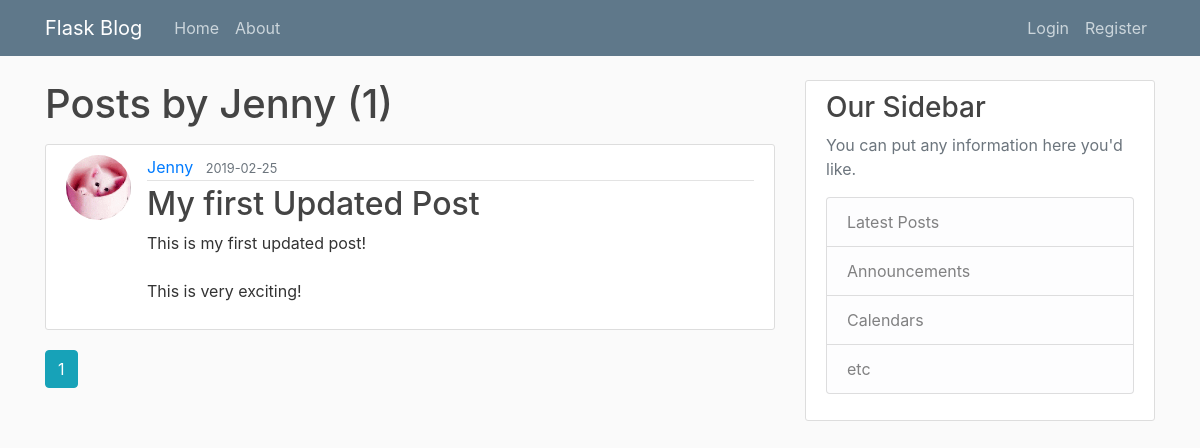
The app's page /user/Jenny, older data.
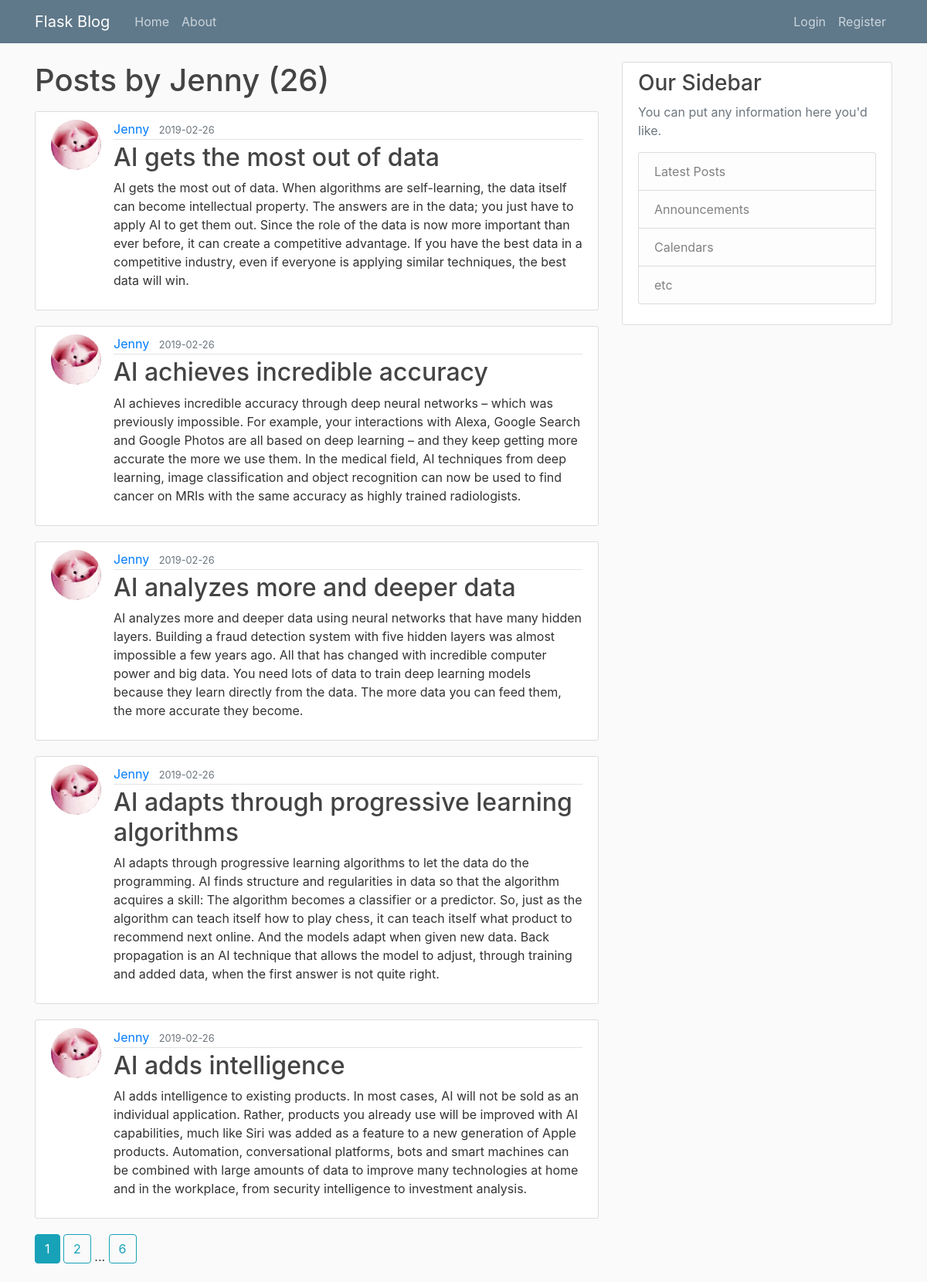
The same page, newer data.
### flaskblog/models.py (models this page shows, shortened)
class User(db.Model, UserMixin):
    id = db.Column(db.Integer, primary_key=True)
    username = db.Column(db.String(20), unique=True, nullable=False)
    email = db.Column(db.String(120), unique=True, nullable=False)
    image_file = db.Column(db.String(20), nullable=False, default='default.jpg')
    password = db.Column(db.String(60), nullable=False)
    posts = db.relationship('Post', backref='author', lazy=True)

class Post(db.Model):
    id = db.Column(db.Integer, primary_key=True)
    title = db.Column(db.String(100), nullable=False)
    date_posted = db.Column(db.DateTime, nullable=False, default=datetime.utcnow)
    content = db.Column(db.Text, nullable=False)
    user_id = db.Column(db.Integer, db.ForeignKey('user.id'), nullable=False)

### flaskblog/routes.py (the view)
@app.route("/user/<string:username>")
def user_posts(username):
    page = request.args.get('page', 1, type=int)
    user = User.query.filter_by(username=username).first_or_404()
    posts = Post.query.filter_by(author=user)\
        .order_by(Post.date_posted.desc())\
        .paginate(page=page, per_page=5)
    return render_template('user_posts.html', posts=posts, user=user)

### flaskblog/templates/user_posts.html
{% extends "layout.html" %}
{% block content %}
    <h1 class="mb-3">Posts by {{ user.username }} ({{ posts.total }})</h1>
    {% for post in posts.items %}
        <article class="media content-section">
          <img class="rounded-circle article-img" src="{{ url_for('static', filename='profile_pics/' + post.author.image_file) }}"></img>
          <div class="media-body">
            <div class="article-metadata">
              <a class="mr-2" href="{{ url_for('user_posts', username=post.author.username) }}">{{ post.author.username }}</a>
              <small class="text-muted">{{ post.date_posted.strftime('%Y-%m-%d') }}</small>
            </div>
            <h2><a class="article-title" href="{{ url_for('post', post_id=post.id) }}">{{ post.title }}</a></h2>
            <p class="article-content">{{ post.content }}</p>
          </div>
        </article>
    {% endfor %}
    {% for page_num in posts.iter_pages(left_edge=1, right_edge=1, left_current=1, right_current=2) %}
        {% if page_num %}
            {% if posts.page == page_num %}
                <a class="btn btn-info mb-4" href="{{ url_for('user_posts', username=user.username, page=page_num) }}">{{ page_num }}</a>
            {% else %}
                <a class="btn btn-outline-info mb-4" href="{{ url_for('user_posts', username=user.username, page=page_num) }}">{{ page_num }}</a>
        {% endif %}
        {% else %}
            ...
        {% endif %}
    {% endfor %}
{% endblock content %}

### flaskblog/templates/layout.html (shortened to what this page needs)
<!DOCTYPE html>
<html lang="en">
<head>
    <link rel="stylesheet" href="https://stackpath.bootstrapcdn.com/bootstrap/4.3.1/css/bootstrap.min.css">
    <link rel="stylesheet" type="text/css" href="{{ url_for('static', filename='main.css') }}">
</head>
<body>
    <header class="site-header">
      <nav class="navbar navbar-expand-md navbar-dark bg-steel fixed-top">
        <div class="container">
          <a class="navbar-brand mr-4" href="/">Flask Blog</a>
          <div class="collapse navbar-collapse" id="navbarToggle">
            <div class="navbar-nav mr-auto">
              <a class="nav-item nav-link" href="{{ url_for('home') }}">Home</a>
              <a class="nav-item nav-link" href="{{ url_for('about') }}">About</a>
            </div>
            <div class="navbar-nav">
              {% if current_user.is_authenticated %}
                <a class="nav-item nav-link" href="{{ url_for('new_post') }}">New Post</a>
                <a class="nav-item nav-link" href="{{ url_for('account') }}">Account</a>
                <a class="nav-item nav-link" href="{{ url_for('logout') }}">Logout</a>
              {% else %}
                <a class="nav-item nav-link" href="{{ url_for('login') }}">Login</a>
                <a class="nav-item nav-link" href="{{ url_for('register') }}">Register</a>
              {% endif %}
            </div>
          </div>
        </div>
      </nav>
    </header>
    <main role="main" class="container">
      <div class="row">
        <div class="col-md-8">
          {% block content %}{% endblock %}
        </div>
        <div class="col-md-4">
          <div class="content-section">
            <h3>Our Sidebar</h3>
            <p class='text-muted'>You can put any information here you'd like.
              <ul class="list-group">
                <li class="list-group-item list-group-item-light">Latest Posts</li>
                <li class="list-group-item list-group-item-light">Announcements</li>
                <li class="list-group-item list-group-item-light">Calendars</li>
                <li class="list-group-item list-group-item-light">etc</li>
              </ul>
            </p>
          </div>
        </div>
      </div>
    </main>
</body>
</html>

### flaskblog/static/main.css (style rules this page uses)
body { background: #fafafa; color: #333333; margin-top: 5rem; }
h1, h2, h3, h4, h5, h6 { color: #444444; }
.bg-steel { background-color: #5f788a; }
.site-header .navbar-nav .nav-link { color: #cbd5db; }
.content-section { background: #ffffff; padding: 10px 20px; border: 1px solid #dddddd; border-radius: 3px; margin-bottom: 20px; }
.article-title { color: #444444; }
.article-content { white-space: pre-line; }
.article-img { height: 65px; width: 65px; margin-right: 16px; }
.article-metadata { padding-bottom: 1px; margin-bottom: 4px; border-bottom: 1px solid #e3e3e3 }

Row changes from the older to the newer data that the page shows:
no longer on this page (row unchanged): Post: image_file (picture), author.username "Jenny", date_posted "2019-02-25", title "My first Updated Post", content "This is my first updated post! This is very exciting!"
added Post: image_file (picture), author.username "Jenny", date_posted "2019-02-26", title "AI gets the most out of data", content "AI gets the most out of data. When algorithms are self-learning, the data itself can become intellectual property. The answers are in the data; you just have to apply AI to get them out. Since the role of the data is now more important than ever before, it can create a competitive advantage. If you have the best data in a competitive industry, even if everyone is applying similar techniques, the best data will win."
added Post: image_file (picture), author.username "Jenny", date_posted "2019-02-26", title "AI achieves incredible accuracy", content "AI achieves incredible accuracy through deep neural networks – which was previously impossible. For example, your interactions with Alexa, Google Search and Google Photos are all based on deep learning – and they keep getting more accurate the more we use them. In the medical field, AI techniques from deep learning, image classification and object recognition can now be used to find cancer on MRIs with the same accuracy as highly trained radiologists."
added Post: image_file (picture), author.username "Jenny", date_posted "2019-02-26", title "AI analyzes more and deeper data", content "AI analyzes more and deeper data using neural networks that have many hidden layers. Building a fraud detection system with five hidden layers was almost impossible a few years ago. All that has changed with incredible computer power and big data. You need lots of data to train deep learning models because they learn directly from the data. The more data you can feed them, the more accurate they become."
added Post: image_file (picture), author.username "Jenny", date_posted "2019-02-26", title "AI adapts through progressive learning algorithms", content "AI adapts through progressive learning algorithms to let the data do the programming. AI finds structure and regularities in data so that the algorithm acquires a skill: The algorithm becomes a classifier or a predictor. So, just as the algorithm can teach itself how to play chess, it can teach itself what product to recommend next online. And the models adapt when given new data. Back propagation is an AI technique that allows the model to adjust, through training and added data, when the first answer is not quite right."
added Post: image_file (picture), author.username "Jenny", date_posted "2019-02-26", title "AI adds intelligence", content "AI adds intelligence to existing products. In most cases, AI will not be sold as an individual application. Rather, products you already use will be improved with AI capabilities, much like Siri was added as a feature to a new generation of Apple products. Automation, conversational platforms, bots and smart machines can be combined with large amounts of data to improve many technologies at home and in the workplace, from security intelligence to investment analysis."
Text that changed along with them:
{{ posts.total }}: "1" → "26"
new list line: "2"
new list line: "6"
